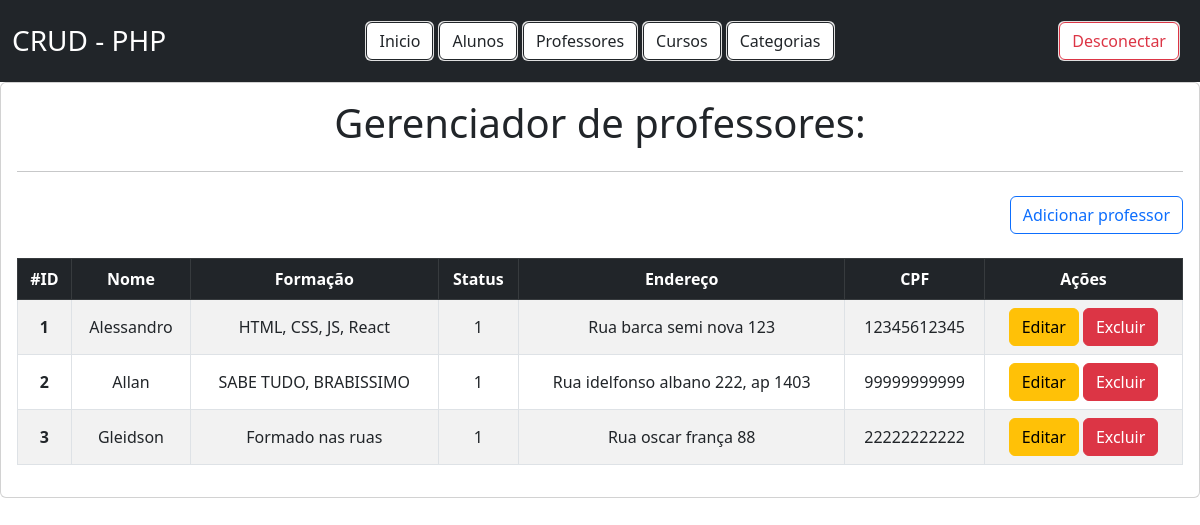
Page /professores/listar on the committed database.
### tables this page shows
CREATE TABLE tb_professores (
    id INT PRIMARY KEY AUTO_INCREMENT,
    endereco VARCHAR(45) NOT NULL,
    formacao VARCHAR(45) NOT NULL,
    status TINYINT NOT NULL,
    nome VARCHAR(100) NOT NULL,
    cpf CHAR(11) UNIQUE NOT NULL
);

### src/Controller/AbstractController.php (called while the page is built, shortened)
<?php
abstract class AbstractController
{
    public function renderizar(string $nomeDoArquivo, ?array $dados = null, bool $navbar = true) : void
    {
        include_once dirname(__DIR__) . "../../views/template/head.phtml";
        $navbar === true && include_once dirname(__DIR__) . "../../views/template/navbar.phtml";
        include_once dirname(__DIR__) . "../../views/{$nomeDoArquivo}.phtml";
        include_once dirname(__DIR__) . "../../views/template/foot.phtml";
    }
}

### src/Controller/ProfessorController.php (called while the page is built, shortened)
<?php
class ProfessorController extends AbstractController
{
    public function listar() : void
    {
        $rep = new ProfessorRepository;
        $this->renderizar('professor/listar', [
            'professores' => $rep->buscarTodos()
        ]);
    }
}

### public/index.php (called while the page is built, shortened)
<?php
$rotas = require dirname(__DIR__) . '../config/rotas.php';
$url = $_SERVER["REQUEST_URI"];
$rota = explode("?", $url)[0];
$method = $rotas[$rota]['method'];
(new $controller)->$method();

### src/Repository/ProfessorRepository.php (called while the page is built, shortened)
<?php
class ProfessorRepository implements RepositoryInterface
{
    public function buscarTodos(): iterable
    {
        $conexao = DatabaseConnection::abrirConexao();
        $sql = 'SELECT * FROM ' . self::TABLE;
        $query = $conexao->query($sql);
        $query->execute();
        return $query->fetchAll(PDO::FETCH_CLASS, Professor::class);
    }
}

### views/professor/listar.phtml (the view)
<section class="card card-body container-fluid ">
    <h1 class="text-center">Gerenciador de professores:</h1>
    <hr>
    <div class="mt-2 w-100 d-flex justify-content-end">
        <a href="alunos/novo"class="btn btn-outline-primary ">Adicionar professor</a>
    </div>
    <table class="table table-striped table-hover table-bordered align-middle text-center mt-4">
        <thead class="table-dark">
            <tr>
                <th>#ID</th>
                <th>Nome</th>
                <th>Formação</th>
                <th>Status</th>
                <th>Endereço</th>
                <th>CPF</th>
                <th>Ações</th>
            </tr>
        </thead>
        <tbody>
            <?php
                foreach($professores ?? [] as $cadaProfessor)
                {
                    echo "
                        <tr>
                            <td class='fw-bold'>{$cadaProfessor->id}</td>
                            <td>{$cadaProfessor->nome}</td>
                            <td>{$cadaProfessor->formacao}</td>
                            <td>{$cadaProfessor->status}</td>
                            <td>{$cadaProfessor->endereco}</td>
                            <td>{$cadaProfessor->cpf}</td>
                            <td>
                                <a class='btn btn-warning me-1'>Editar</button>
                                <a href='excluir?id={$cadaProfessor->id}' class='btn btn-danger'>Excluir</button>
                            </td>
                        </tr>
                        ";
                    }
            ?>
        </tbody>
    </table>
</section>

### rows in the picture
tb_professores: id "1", nome "Alessandro", formacao "HTML, CSS, JS, React", status "1", endereco "Rua barca semi nova 123", cpf "12345612345"
tb_professores: id "2", nome "Allan", formacao "SABE TUDO, BRABISSIMO", status "1", endereco "Rua idelfonso albano 222, ap 1403", cpf "99999999999"
tb_professores: id "3", nome "Gleidson", formacao "Formado nas ruas", status "1", endereco "Rua oscar frança 88", cpf "22222222222"
